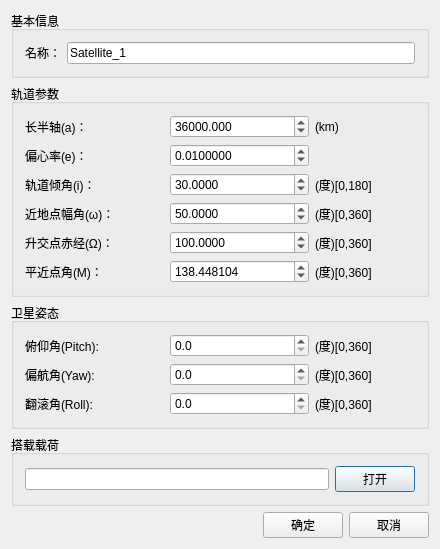
<?xml version="1.0" encoding="UTF-8"?>
<ui version="4.0">
 <class>NewSatelliteDialog</class>
 <widget class="QDialog" name="NewSatelliteDialog">
  <property name="geometry">
   <rect>
    <x>0</x>
    <y>0</y>
    <width>440</width>
    <height>490</height>
   </rect>
  </property>
  <property name="windowTitle">
   <string>新建卫星</string>
  </property>
  <layout class="QVBoxLayout" name="verticalLayout">
   <item>
    <widget class="QGroupBox" name="groupBox_3">
     <property name="title">
      <string>基本信息</string>
     </property>
     <layout class="QVBoxLayout" name="verticalLayout_4">
      <item>
       <layout class="QHBoxLayout" name="horizontalLayout_11">
        <item>
         <widget class="QLabel" name="label_16">
          <property name="text">
           <string>名称：</string>
          </property>
         </widget>
        </item>
        <item>
         <widget class="QLineEdit" name="lineEditName">
          <property name="text">
           <string>Satellite_1</string>
          </property>
         </widget>
        </item>
       </layout>
      </item>
     </layout>
    </widget>
   </item>
   <item>
    <widget class="QGroupBox" name="groupBox">
     <property name="sizePolicy">
      <sizepolicy hsizetype="Preferred" vsizetype="Expanding">
       <horstretch>0</horstretch>
       <verstretch>0</verstretch>
      </sizepolicy>
     </property>
     <property name="title">
      <string>轨道参数</string>
     </property>
     <layout class="QVBoxLayout" name="verticalLayout_2">
      <item>
       <layout class="QHBoxLayout" name="horizontalLayout_4">
        <item>
         <widget class="QLabel" name="label_3">
          <property name="text">
           <string>长半轴(a)：</string>
          </property>
         </widget>
        </item>
        <item>
         <widget class="QDoubleSpinBox" name="doubleSpinBoxSemimajorAxis">
          <property name="decimals">
           <number>3</number>
          </property>
          <property name="minimum">
           <double>0.000000000000000</double>
          </property>
          <property name="maximum">
           <double>100000000.000000000000000</double>
          </property>
          <property name="value">
           <double>36000.000000000000000</double>
          </property>
         </widget>
        </item>
        <item>
         <widget class="QLabel" name="label_10">
          <property name="sizePolicy">
           <sizepolicy hsizetype="Fixed" vsizetype="Preferred">
            <horstretch>0</horstretch>
            <verstretch>0</verstretch>
           </sizepolicy>
          </property>
          <property name="maximumSize">
           <size>
            <width>100</width>
            <height>16777215</height>
           </size>
          </property>
          <property name="text">
           <string>(km)</string>
          </property>
         </widget>
        </item>
       </layout>
      </item>
      <item>
       <layout class="QHBoxLayout" name="horizontalLayout_5">
        <item>
         <widget class="QLabel" name="label_4">
          <property name="text">
           <string>偏心率(e)：</string>
          </property>
         </widget>
        </item>
        <item>
         <widget class="QDoubleSpinBox" name="doubleSpinBoxEccentricity">
          <property name="decimals">
           <number>7</number>
          </property>
          <property name="maximum">
           <double>0.999000000000000</double>
          </property>
          <property name="singleStep">
           <double>0.010000000000000</double>
          </property>
          <property name="value">
           <double>0.010000000000000</double>
          </property>
         </widget>
        </item>
        <item>
         <widget class="QLabel" name="label_12">
          <property name="sizePolicy">
           <sizepolicy hsizetype="Fixed" vsizetype="Preferred">
            <horstretch>0</horstretch>
            <verstretch>0</verstretch>
           </sizepolicy>
          </property>
          <property name="maximumSize">
           <size>
            <width>100</width>
            <height>16777215</height>
           </size>
          </property>
          <property name="text">
           <string/>
          </property>
         </widget>
        </item>
       </layout>
      </item>
      <item>
       <layout class="QHBoxLayout" name="horizontalLayout_3">
        <item>
         <widget class="QLabel" name="label_2">
          <property name="text">
           <string>轨道倾角(i)：</string>
          </property>
         </widget>
        </item>
        <item>
         <widget class="QDoubleSpinBox" name="doubleSpinBoxInclination">
          <property name="decimals">
           <number>4</number>
          </property>
          <property name="maximum">
           <double>180.000000000000000</double>
          </property>
          <property name="singleStep">
           <double>0.100000000000000</double>
          </property>
          <property name="value">
           <double>30.000000000000000</double>
          </property>
         </widget>
        </item>
        <item>
         <widget class="QLabel" name="label_11">
          <property name="sizePolicy">
           <sizepolicy hsizetype="Fixed" vsizetype="Preferred">
            <horstretch>0</horstretch>
            <verstretch>0</verstretch>
           </sizepolicy>
          </property>
          <property name="maximumSize">
           <size>
            <width>100</width>
            <height>16777215</height>
           </size>
          </property>
          <property name="text">
           <string>(度)[0,180]</string>
          </property>
         </widget>
        </item>
       </layout>
      </item>
      <item>
       <layout class="QHBoxLayout" name="horizontalLayout_6">
        <item>
         <widget class="QLabel" name="label_5">
          <property name="text">
           <string>近地点幅角(ω)：</string>
          </property>
         </widget>
        </item>
        <item>
         <widget class="QDoubleSpinBox" name="doubleSpinBoxArgumentOfPerigee">
          <property name="decimals">
           <number>4</number>
          </property>
          <property name="maximum">
           <double>360.000000000000000</double>
          </property>
          <property name="singleStep">
           <double>0.100000000000000</double>
          </property>
          <property name="value">
           <double>50.000000000000000</double>
          </property>
         </widget>
        </item>
        <item>
         <widget class="QLabel" name="label_13">
          <property name="sizePolicy">
           <sizepolicy hsizetype="Fixed" vsizetype="Preferred">
            <horstretch>0</horstretch>
            <verstretch>0</verstretch>
           </sizepolicy>
          </property>
          <property name="maximumSize">
           <size>
            <width>100</width>
            <height>16777215</height>
           </size>
          </property>
          <property name="text">
           <string>(度)[0,360]</string>
          </property>
         </widget>
        </item>
       </layout>
      </item>
      <item>
       <layout class="QHBoxLayout" name="horizontalLayout_2">
        <item>
         <widget class="QLabel" name="label">
          <property name="text">
           <string>升交点赤经(Ω)：</string>
          </property>
         </widget>
        </item>
        <item>
         <widget class="QDoubleSpinBox" name="doubleSpinBoxLongitudeOfTheAscendingNode">
          <property name="decimals">
           <number>4</number>
          </property>
          <property name="minimum">
           <double>0.000000000000000</double>
          </property>
          <property name="maximum">
           <double>360.000000000000000</double>
          </property>
          <property name="singleStep">
           <double>0.100000000000000</double>
          </property>
          <property name="value">
           <double>100.000000000000000</double>
          </property>
         </widget>
        </item>
        <item>
         <widget class="QLabel" name="label_14">
          <property name="sizePolicy">
           <sizepolicy hsizetype="Fixed" vsizetype="Preferred">
            <horstretch>0</horstretch>
            <verstretch>0</verstretch>
           </sizepolicy>
          </property>
          <property name="maximumSize">
           <size>
            <width>100</width>
            <height>16777215</height>
           </size>
          </property>
          <property name="text">
           <string>(度)[0,360]</string>
          </property>
         </widget>
        </item>
       </layout>
      </item>
      <item>
       <layout class="QHBoxLayout" name="horizontalLayout_7">
        <item>
         <widget class="QLabel" name="label_6">
          <property name="text">
           <string>平近点角(M)：</string>
          </property>
         </widget>
        </item>
        <item>
         <widget class="QDoubleSpinBox" name="doubleSpinBoxMeanAnomaly">
          <property name="decimals">
           <number>6</number>
          </property>
          <property name="maximum">
           <double>360.000000000000000</double>
          </property>
          <property name="value">
           <double>138.448104000000001</double>
          </property>
         </widget>
        </item>
        <item>
         <widget class="QLabel" name="label_15">
          <property name="sizePolicy">
           <sizepolicy hsizetype="Fixed" vsizetype="Preferred">
            <horstretch>0</horstretch>
            <verstretch>0</verstretch>
           </sizepolicy>
          </property>
          <property name="maximumSize">
           <size>
            <width>100</width>
            <height>16777215</height>
           </size>
          </property>
          <property name="text">
           <string>(度)[0,360]</string>
          </property>
         </widget>
        </item>
       </layout>
      </item>
     </layout>
    </widget>
   </item>
   <item>
    <widget class="QGroupBox" name="groupBox_2">
     <property name="title">
      <string>卫星姿态</string>
     </property>
     <layout class="QVBoxLayout" name="verticalLayout_3">
      <item>
       <layout class="QHBoxLayout" name="horizontalLayout_9">
        <item>
         <widget class="QLabel" name="label_8">
          <property name="text">
           <string>俯仰角(Pitch):</string>
          </property>
         </widget>
        </item>
        <item>
         <widget class="QDoubleSpinBox" name="doubleSpinBoxPitch">
          <property name="decimals">
           <number>1</number>
          </property>
          <property name="maximum">
           <double>360.000000000000000</double>
          </property>
         </widget>
        </item>
        <item>
         <widget class="QLabel" name="label_18">
          <property name="sizePolicy">
           <sizepolicy hsizetype="Fixed" vsizetype="Preferred">
            <horstretch>0</horstretch>
            <verstretch>0</verstretch>
           </sizepolicy>
          </property>
          <property name="maximumSize">
           <size>
            <width>100</width>
            <height>16777215</height>
           </size>
          </property>
          <property name="text">
           <string>(度)[0,360]</string>
          </property>
         </widget>
        </item>
       </layout>
      </item>
      <item>
       <layout class="QHBoxLayout" name="horizontalLayout_10">
        <item>
         <widget class="QLabel" name="label_9">
          <property name="text">
           <string>偏航角(Yaw):</string>
          </property>
         </widget>
        </item>
        <item>
         <widget class="QDoubleSpinBox" name="doubleSpinBoxYaw">
          <property name="decimals">
           <number>1</number>
          </property>
          <property name="maximum">
           <double>360.000000000000000</double>
          </property>
         </widget>
        </item>
        <item>
         <widget class="QLabel" name="label_19">
          <property name="sizePolicy">
           <sizepolicy hsizetype="Fixed" vsizetype="Preferred">
            <horstretch>0</horstretch>
            <verstretch>0</verstretch>
           </sizepolicy>
          </property>
          <property name="maximumSize">
           <size>
            <width>100</width>
            <height>16777215</height>
           </size>
          </property>
          <property name="text">
           <string>(度)[0,360]</string>
          </property>
         </widget>
        </item>
       </layout>
      </item>
      <item>
       <layout class="QHBoxLayout" name="horizontalLayout_8">
        <item>
         <widget class="QLabel" name="label_7">
          <property name="text">
           <string>翻滚角(Roll):</string>
          </property>
         </widget>
        </item>
        <item>
         <widget class="QDoubleSpinBox" name="doubleSpinBoxRoll">
          <property name="decimals">
           <number>1</number>
          </property>
          <property name="maximum">
           <double>360.000000000000000</double>
          </property>
         </widget>
        </item>
        <item>
         <widget class="QLabel" name="label_17">
          <property name="sizePolicy">
           <sizepolicy hsizetype="Fixed" vsizetype="Preferred">
            <horstretch>0</horstretch>
            <verstretch>0</verstretch>
           </sizepolicy>
          </property>
          <property name="maximumSize">
           <size>
            <width>100</width>
            <height>16777215</height>
           </size>
          </property>
          <property name="text">
           <string>(度)[0,360]</string>
          </property>
         </widget>
        </item>
       </layout>
      </item>
     </layout>
    </widget>
   </item>
   <item>
    <widget class="QGroupBox" name="groupBox_4">
     <property name="title">
      <string>搭载载荷</string>
     </property>
     <layout class="QHBoxLayout" name="horizontalLayout_13">
      <item>
       <widget class="QLineEdit" name="lineEditPayloadFile">
        <property name="readOnly">
         <bool>true</bool>
        </property>
       </widget>
      </item>
      <item>
       <widget class="QPushButton" name="pushButtonOpenPayload">
        <property name="text">
         <string>打开</string>
        </property>
       </widget>
      </item>
     </layout>
    </widget>
   </item>
   <item>
    <layout class="QHBoxLayout" name="horizontalLayout">
     <item>
      <spacer name="horizontalSpacer">
       <property name="orientation">
        <enum>Qt::Horizontal</enum>
       </property>
       <property name="sizeHint" stdset="0">
        <size>
         <width>40</width>
         <height>20</height>
        </size>
       </property>
      </spacer>
     </item>
     <item>
      <widget class="QPushButton" name="pushButtonOK">
       <property name="text">
        <string>确定</string>
       </property>
      </widget>
     </item>
     <item>
      <widget class="QPushButton" name="pushButtonCancel">
       <property name="text">
        <string>取消</string>
       </property>
      </widget>
     </item>
    </layout>
   </item>
  </layout>
 </widget>
 <layoutdefault spacing="6" margin="11"/>
 <resources/>
 <connections/>
</ui>
